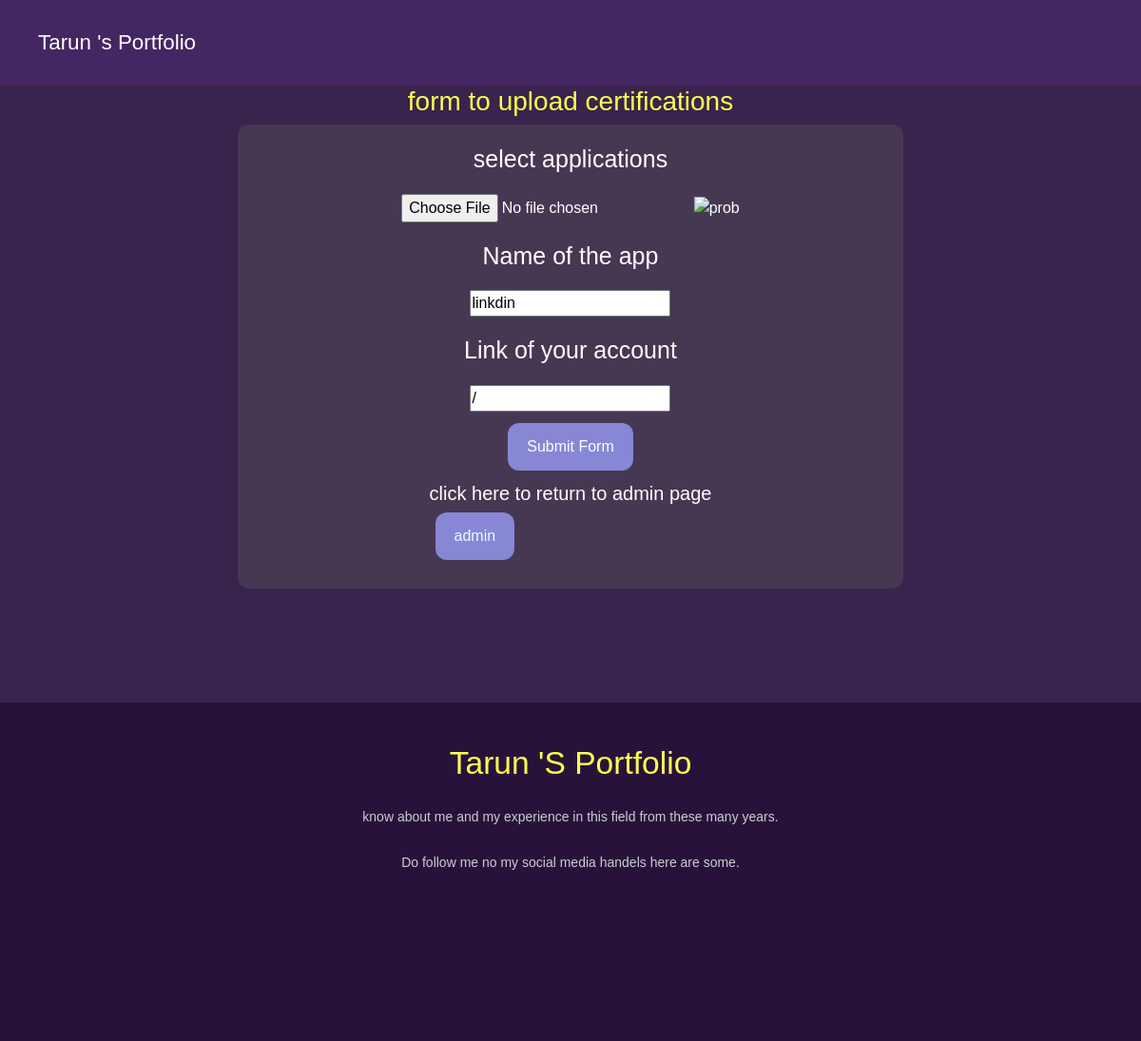
The app's page /socialsUpd/1 with its own data.
### app.py (models this page shows)
class cIndex_name(db.Model):
    id = db.Column(db.Integer, primary_key=True)
    name = db.Column(db.Text, unique=False,nullable=True)
    full_name = db.Column(db.Text, unique=False,nullable=True)

class socials(db.Model):
    id = db.Column(db.Integer, primary_key=True)
    img = db.Column(db.Text, unique=False, nullable=False)
    name = db.Column(db.Text, unique=False,nullable=False)
    mimetype = db.Column(db.Text, nullable=False)
    social = db.Column(db.String(500),nullable=True ,default = 12)
    social_link = db.Column(db.String(500),nullable=True ,default = 12)

### app.py (the view, shortened to what this page needs)
@app.route('/socialsUpd/<int:id>',methods=['GET','POST'])
def socialsUpd(id):
    infos=socials.query.filter_by(id=id).first()
    social = socials.query.all()
    names = cIndex_name.query.all()
    return render_template("socialsUpdate.html",allinfo = infos,social = social,names=names)

### templates/socialsUpdate.html
{% extends 'base.html'%}
{% block body%}
<center>
    <h3>form to upload certifications</h3>
  </center>
  <center>
    <div class="formm">
    <form action="" enctype="multipart/form-data"  method="POST">
      <div class="form">
        <div class="pic">
          <label for="pic">select applications <picture></picture> </label>
          <input type="file" name="pic" /> <span><img src="/socials/{{allinfo.id}}" width="200px" height="200px" alt="prob"></span>
        </div>
        <div class="pic">
          <label for="upld_name">Name of the app</label>
          <input type="text" name="upld_name" value="{{allinfo.social}}">
        </div>
        <div class="pic">
          <label for="upld_name">Link of your account</label>
          <input type="text" name="social_link" value="{{allinfo.social_link}}">
        </div>
        <div class="pic">
          <input type="submit" value="Submit Form" class="btn btnm" />
        </div>
        <div class="pic">
          <h5 for="btn">click here to return to admin page</h5>
          <button class="btn" name="btn"><a href="/admin" class="linkk">admin</a></button>
        </div>
      </div>
    </form>
  </div>
  {% endblock %}

### templates/base.html (shortened to what this page needs)
<!DOCTYPE html>
<html lang="en">
<head>
  <link href="https://cdn.jsdelivr.net/npm/bootstrap@5.3.0/dist/css/bootstrap.min.css" rel="stylesheet"
>
  <link rel="stylesheet" href="{{ url_for('static', filename='css/styles.css') }}">
  <link rel="stylesheet" href="{{ url_for('static', filename='css/styles2.css') }}">
  <link rel="stylesheet" href="{{ url_for('static', filename='css/certi.css') }}">
  <link rel="stylesheet" href="{{ url_for('static', filename='css/index2.css') }}">
  <link rel="stylesheet" href="{{ url_for('static', filename='css/boxes.css') }}">
  <link rel="stylesheet" href="{{ url_for('static', filename='css/test.css') }}">
  <link rel="stylesheet" href="{{ url_for('static', filename='css/cIndexInp.css') }}">
</head>
<body class="see">
  <nav class=" nav-link navbar  navbar-expand-lg sticky-top navbar-custom  hidden ">
    <div class="container-fluid hidden">
      <a class="navbar-brand nav-link homeBtn" href="/"> {% for n in names %}
        {{n.name}}
        {% endfor %}'s Portfolio</a>
      <div class="collapse navbar-collapse hidden bgcol" id="navbarNavDropdown">
      </div>
    </div>
  </nav>
  {% block body%}
  {% endblock %}
  <footer>
    <div class="footer-content hidden">
      <h3>{% for n in names %}
        {{n.name}}
        {% endfor %}'s Portfolio</h3>
      <p>know about me and my experience in this field from these many years.</p>
      <p>Do follow me no my social media handels here are some.</p>
      <ul class="socials">
        {% for info in social %}
        <li><a href="{{info.social_link}}"><img src="/socials/{{info.id}}" class="fa hidden"
              alt="prob"> </a></li>
        {% endfor %}
      </ul>
    </div>
  </footer>
</body>
</html>

### static/css/styles.css (style rules this page uses)
* { margin: 0; padding: 0; }
.nav-link { color: white !important; font-size: 1.4rem !important; padding: 14px 14px !important; }
body { background-color: rgb(56 36 76); font-family: cursive; color: white }
.navbar-custom { background-color: rgb(68 38 99); }
h3 { color: #ffff4f; }
.hidden { transition: all 1.2s; transform: translatex(-200px); opacity: 0; }
.show { transform: translatex(0px); opacity: 1; }
footer { bottom: 0; left: 0; right: 0; background: rgb(39 19 58); height: auto; width: 100vw; padding-top: 40px; color: #fff; margin-top: 10%; }
.footer-content { display: flex; align-items: center; justify-content: center; flex-direction: column; text-align: center; }
.footer-content h3 { font-size: 2.1rem; font-weight: 500; text-transform: capitalize; line-height: 3rem; }
.footer-content p { max-width: 500px; margin: 10px auto; line-height: 28px; font-size: 14px; color: #cacdd2; }
.socials { list-style: none; display: flex; align-items: center; justify-content: center; margin: 1rem 0 3rem 0; }
.socials li { margin: 0 10px; }
.socials a { text-decoration: none; padding: 5px; }
.btn { text-decoration: none; color: white; background: #8787d6; margin-right: 92%; padding: 12px 19px; border-radius: 12px; margin-bottom: 10%; margin-left: 2%; }

### static/css/styles2.css (style rules this page uses)
* { margin: 0; padding: 0; }

### static/css/index2.css (style rules this page uses)
:root { --clr-neutral-100: hsl(0, 0%, 100%); --clr-primary-100: hsl(205, 15%, 58%); --clr-primary-400: hsl(215, 25%, 27%); --clr-primary-800: hsl(217, 33%, 17%); --clr-primary-900: hsl(218, 33%, 9%); }

### static/css/test.css (style rules this page uses)
.formm { display: flex; width: 700px; align-items: center; justify-content: center; height: 488px; border-radius: 12px; background-color: rgb(70, 56, 83); }
.form { display: flex; flex-direction: column; align-items: center; justify-content: center; }
.pic label { margin: 5px 5px; font-size: 25px; display: flex; flex-direction: column; padding: 12px 12px; }
.btnm { margin: 12px 12px; }
.but button a ,.linkk { text-decoration: none; color: aliceblue; }
* { box-sizing: border-box; }
body { font-family: Arial, Helvetica, sans-serif; }

### records on screen
cIndex_name: name "Tarun"
socials: upld_name "linkdin", social_link "/"
